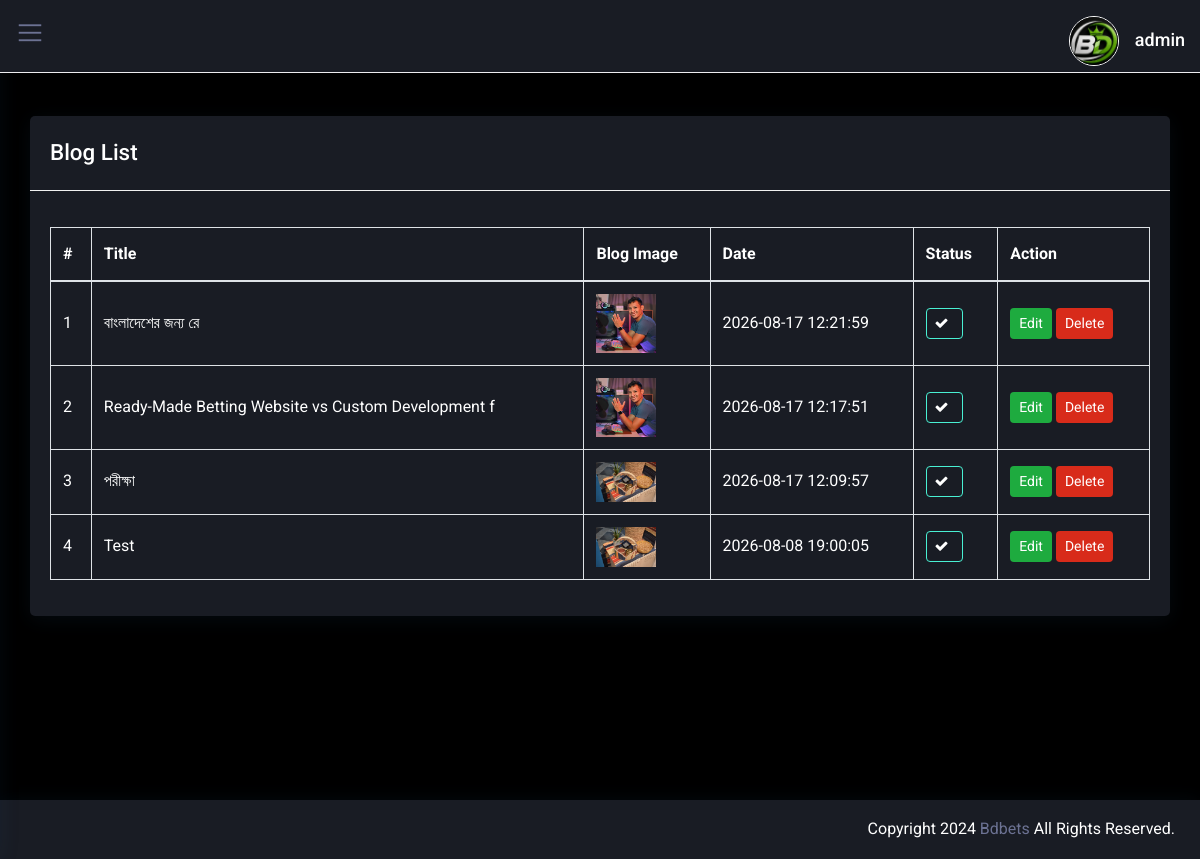
Screenshot of /admin/blog (signed in) with the database file from the repository.
### tables this page shows
CREATE TABLE `header_images` (
  `id` int(11) NOT NULL,
  `logo` varchar(255) DEFAULT '',
  `favicon` varchar(255) DEFAULT '',
  `title` varchar(255) DEFAULT ''
);

CREATE TABLE `main_admin` (
  `id` int(11) NOT NULL,
  `email` varchar(255) NOT NULL,
  `username` varchar(255) NOT NULL,
  `hashed_password` varchar(255) NOT NULL,
  `type` varchar(50) DEFAULT 'admin',
  `created_at` datetime DEFAULT current_timestamp()
);

CREATE TABLE `blog` (
  `id` int(11) NOT NULL,
  `title` varchar(255) DEFAULT '',
  `language` varchar(50) DEFAULT '',
  `group_id` int(11) DEFAULT NULL,
  `name` varchar(255) DEFAULT '',
  `title_url` varchar(255) DEFAULT '',
  `blog_image` varchar(255) DEFAULT '',
  `image_alt` varchar(255) DEFAULT '',
  `page_title` varchar(255) DEFAULT '',
  `meta_title` varchar(255) DEFAULT '',
  `meta_detail` text DEFAULT NULL,
  `details` longtext DEFAULT NULL,
  `created_at` datetime DEFAULT current_timestamp(),
  `status` varchar(1) DEFAULT 'Y'
);

### admin/include/sidebar.php (called while the page is built, shortened)
<?php
 $header_images = Header::find_by_id('1');
 $main_admin = Admin::find_by_id('1')?>

### admin/private/classes/DatabaseObject.class.php (called while the page is built, shortened)
<?php
class DatabaseObject {
  static protected $database;
  static protected $table_name = "";
  static public function set_database($database) {
    self::$database = $database;
  }
  static public function find_by_sql($sql) {
    $result = self::$database->query($sql);
    $object_array = [];
    while($record = $result->fetch_assoc()) {
      $object_array[] = static::instantiate($record);
    }
    return $object_array;
  }
  static public function find_by_id($id) {
    $sql = "SELECT * FROM " . static::$table_name . " ";
    $sql .= "WHERE id='" . self::$database->escape_string($id) . "'";
    $obj_array = static::find_by_sql($sql);
    if(!empty($obj_array)) {
      return array_shift($obj_array);
    } else {
      return false;
    }
  }
  static protected function instantiate($record) {
    $object = new static;
    foreach($record as $property => $value) {
      if(property_exists($object, $property)) {
        $object->$property = $value;
      }
    }
    return $object;
  }
}
?>

### admin/private/classes/Header.class.php (called while the page is built, shortened)
<?php
class Header extends DatabaseObject {
public $favicon;
  public $upload_directory = "images/bg";
    public function __construct($args = [])
    {
          $this->favicon = $args['favicon'] ?? '';
    }
  public function favicon()
  {
      return $this->upload_directory . DS . $this->favicon;
  }
}
?>

### admin/private/classes/Blog.class.php (called while the page is built, shortened)
<?php
class Blog extends DatabaseObject {
static protected $table_name = "blog";
public $blog_image;
public $upload_directory = "images/blog";
    public function __construct($args = [])
    {
          $this->blog_image = $args['blog_image'] ?? '';
    }
    public function picture_path()
    {
        return $this->upload_directory . DS . $this->blog_image;
    }
  static public function find_by_all()
  {
      $sql = "SELECT * FROM " . self::$table_name . " ";
      $sql .= "order by id desc";
      $result = self::$database->query($sql);
      $object_array = [];
      while ($record = $result->fetch_assoc()) {
          $object_array[] = static::instantiate($record);
      }
      return $object_array;
  }
}
?>

### admin/blog.php (the view, shortened to what this page needs)
<!doctype html>
<html lang="en">
<head>
      <?php include 'include/head.php'?>
   </head>
    <body>
        <div class="wrapper">
            <?php include "include/sidebar.php" ?>
            <?php include "include/header.php" ?>
            <div id="content-page" class="content-page">
                <div class="container-fluid">
                <div class="row">
                    <div class="col-sm-12">
                        <div class="iq-card">
                            <div class="iq-card-header d-flex justify-content-between">
                            <div class="iq-header-title">
                                <h4 class="card-title">Blog List</h4>
                            </div>
                            </div>
                            <div class="iq-card-body">
                                <div class="table-responsive">
                                    <table id="datatable" class="table table-striped table-bordered" >
                                        <thead>
                                            <tr>
                                            <th>#</th>
                                            <th>Title</th>
                                            <th>Blog Image</th>
                                            <th>Date</th>
                                            <th>Status</th>
                                            <th>Action</th>
                                            </tr>
                                        </thead>
                                        <tbody>
                                            <?php
                                                if(isset($_GET['language'])) {
                                                $s = 1;
                                                foreach ($blog_data as $blog) {
                                                ?>
                                            <tr>
                                                <td><?php echo $s; ?></td>
                                                <td><?php echo substr($blog->title,0,50) ?></td>
                                                <td><img src="<?php echo $blog->picture_path(); ?>" style="width:60px"></td>
                                                <td><?php echo $blog->created_at?></td>
                                                <td>
                                                    <?php if ($blog->status == 'Y') { ?>
                                                        <a class="btn btn-sm btn-outline-success disable" data-bs-toggle="tooltip" title="Active" id="<?php echo $blog->id ?>"><i class="fa fa-check"></i></a>
                                                    <?php } else { ?>
                                                        <a class="btn btn-sm btn-outline-danger enable" data-bs-toggle="tooltip" title="Inactive" id="<?php echo $blog->id ?>">x</a>
                                                    <?php } ?>
                                                </td>
                                                <td>
                                                    <span class="table-remove">
                                                        <a type="button" href="edit_blog/<?php echo $blog->id ?>" class="btn iq-bg-dark btn-rounded btn-sm my-0">Edit</a>
                                                    </span>
                                                    <span class="table-remove">
                                                        <button type="button" id="<?php echo $blog->id ?>" class="btn iq-bg-danger btn-rounded btn-sm my-0 blog_delete">Delete</button>
                                                    </span>
                                                </td>
                                            </tr>
                                            <?php $s++;} } else {?>
                                                <?php
                                                $blog_all = Blog::find_by_all();
                                                $s = 1;
                                                foreach ($blog_all as $blog) {
                                                ?>
                                            <tr>
                                                <td><?php echo $s; ?></td>
                                                <td><?php echo substr($blog->title,0,50) ?></td>
                                                <td><img src="<?php echo $blog->picture_path(); ?>" style="width:60px"></td>
                                                <td><?php echo $blog->created_at?></td>
                                                <td>
                                                    <?php if ($blog->status == 'Y') { ?>
                                                        <a class="btn btn-sm btn-outline-success disable" data-bs-toggle="tooltip" title="Active" id="<?php echo $blog->id ?>"><i class="fa fa-check"></i></a>
                                                    <?php } else { ?>
                                                        <a class="btn btn-sm btn-outline-danger enable" data-bs-toggle="tooltip" title="Inactive" id="<?php echo $blog->id ?>">x</a>
                                                    <?php } ?>
                                                </td>
                                                <td>
                                                    <span class="table-remove">
                                                        <a type="button" href="edit_blog/<?php echo $blog->id ?>" class="btn iq-bg-dark btn-rounded btn-sm my-0">Edit</a>
                                                    </span>
                                                    <span class="table-remove">
                                                        <button type="button" id="<?php echo $blog->id ?>" class="btn iq-bg-danger btn-rounded btn-sm my-0 blog_delete">Delete</button>
                                                    </span>
                                                </td>
                                            </tr>
                                            <?php  $s++;} }?>
                                        </tbody>
                                    </table>
                                </div>
                            </div>
                        </div>
                    </div>
                </div>
                </div>
            </div>
        </div>
        <?php include "include/footer.php" ?>
   </body>
</html>

### admin/include/header.php (shortened to what this page needs)
<div class="iq-top-navbar">
    <div class="iq-navbar-custom">
        <nav class="navbar navbar-expand-lg navbar-light p-0">
            <div class="iq-menu-bt d-flex align-items-center">
                <div class="wrapper-menu">
                <div class="main-circle"><i class="las la-bars"></i></div>
                </div>
                <div class="iq-navbar-logo d-flex justify-content-between">
                <a href="blog" class="header-logo">
                    <img src="<?php $header_images->picture_path()?>" class="img-fluid rounded-normal" alt="">
                    <div class="logo-title">
                    </div>
                </a>
                </div>
            </div>
            <div class="collapse navbar-collapse show" id="navbarSupportedContent">
                <ul class="navbar-nav ml-auto navbar-list">
                <li class="line-height pt-3">
                    <a href="#" class="search-toggle iq-waves-effect d-flex align-items-center">
                        <img src="<?php echo $header_images->favicon()?>" class="img-fluid rounded-circle mr-3" alt="user">
                        <div class="caption">
                            <h6 class="mb-1 line-height"><?php echo $main_admin->username?></h6>
                        </div>
                    </a>
                </li>
                </ul>
            </div>
        </nav>
    </div>
</div>

### admin/css/typography.css (style rules this page uses)
body { font-family: 'Roboto', sans-serif; font-weight: 400; font-style: normal; font-size: 16px; line-height: 1.8; padding: 0; margin: 0; color: var(--iq-body-text); background: var(--iq-body-bg); }
a, .btn { -webkit-transition: all 0.5s ease-out 0s; -moz-transition: all 0.5s ease-out 0s; -ms-transition: all 0.5s ease-out 0s; -o-transition: all 0.5s ease-out 0s; transition: all 0.5s ease-out 0s; }
a, button, input, btn { outline: medium none !important; }
a { color: var(--iq-primary); }
h1, h2, h3, h4, h5, h6 { font-family: 'Roboto', sans-serif; font-weight: 500; margin: 0px; line-height: 1.5; color: var(--iq-title-text); }
h4 { font-size: 1.400em; }
h6 { font-size: 1.0em; line-height: 1.3em; }
.table-striped tbody tr:nth-of-type(odd) { background: var(--iq-body-bg); }
.table td, .table th { vertical-align: middle; }
.rounded-circle { border-radius: 50% !important; }
.iq-bg-danger { background: #d82b1a !important; color: #ffffff !important; }
.iq-bg-dark { background: #1eab3f !important; color: #ffffff !important; }
.line-height { line-height: normal !important; }
.iq-card { background: var(--iq-light-card); -webkit-border-radius: 5px; -moz-border-radius: 5px; border-radius: 5px; margin-bottom: 30px; border: none; -webkit-box-shadow: 0px 4px 20px 0px rgba(44, 101, 144, 0.1); box-shadow: 0px 4px 20px 0px rgba(44, 101, 144, 0.1); }
.iq-card-body { padding: 20px; }
.iq-card .iq-card-header, .iq-card-transparent .iq-card-header { padding: 20px; margin-bottom: 0; -ms-flex-align: center !important; align-items: center !important; border-bottom: 1px solid var(--iq-border-light); }
.iq-card .iq-card-header .iq-header-title .card-title, .iq-card-transparent .iq-card-header .iq-header-title .card-title { margin-bottom: 0; }
.btn { font-size: 14px; border-radius: 4px; }
.btn i { margin-right: 5px; }
.btn-group-sm>.btn, .btn-sm { padding: .25rem .5rem; }
.btn-outline-success { color: var(--iq-success); border-color: var(--iq-success); }

### admin/css/responsive.css (style rules this page uses)
@media (max-width:1299px) { .iq-top-navbar .iq-navbar-custom .iq-menu-bt { display: block; } }
@media (max-width:1299px) { .content-page, body.sidebar-main .content-page { margin-left: 0; padding: 116px 15px 0; } }
@media (max-width:1299px) { .iq-top-navbar, body.sidebar-main .iq-top-navbar { width: auto; left: 0; right: 0; padding-left: 15px; } }
@media (max-width:1299px) { .iq-navbar-logo { padding: 0; } }

### admin/css/variable.css (style rules this page uses)
:root { --iq-title-text: #fff; --iq-body-text: #fff; --iq-body-bg : #191c24; --iq-primary: #6c7293; --iq-secondary: #a09e9e; --iq-success: #49f0d3; --iq-warning: #ffba68; --iq-danger: #ff9b8a; --iq-info: #d592ff; --iq-dark: #3f414d; --iq-light: #fafafb; --iq-white: #ffffff; --iq-black: #000000; --iq-gray: #b1b1b1; --iq-light-primary: #fbfcff; --iq-light-secondary: #f1f2f1; --iq-light-success: #eefff2; --iq-light-danger: #fff5f4; --iq-light-warning: #fffcf3; --iq-light-info: #eee6f5; --iq-light-dark: #f0efef; --iq-primary-hover: #11e1c2; --iq-secondary-hover: #807e7e; --iq-success-hover: #42f9d9; --iq-danger-hover: #f78673; --iq-warning-hover: #fdb45e; --iq-info-hover: #c280ea; --iq-dark-hover: #44454e; --iq-light-hover: #eaeeff; --iq-border: #ededf0; --iq-border-light: #f1f1f1; --iq-border-danger: #ff9273; --iq-light-card: #191c24; --iq-primary-rgb: 100, 114, 248; --iq-primary-light: #f3fffe; --iq-color1: #4e37b2; --iq-color2: #02d871; --iq-color3: #309cf3; --iq-color4: #ff00ff; --iq-color5: #fb1f4c; --iq-color6: #00ced1; --iq-color7: #f35f3b; --iq-color8: #fde117; --iq-color9: #ff0000; --iq-color10: #88028c; --iq-color11: #00d5ab; --iq-color12: #ce9252; --iq-color13: #f9ae02; --iq-color14: #1e7fe4; --iq-color15: #006400; --iq-color16: #fa7c04; --iq-color17: #81bf02; --iq-color18: #99a7ca; --iq-color19: #3d2a26; --iq-color20: #a0746b; }

### rows the page displays
header_images: favicon (picture)
main_admin: username "admin"
blog: title "বাংলাদেশের জন্য রে", blog_image (picture), created_at "2026-08-17 12:21:59"
blog: title "Ready-Made Betting Website vs Custom Development f", blog_image (picture), created_at "2026-08-17 12:17:51"
blog: title "পরীক্ষা", blog_image (picture), created_at "2026-08-17 12:09:57"
blog: title "Test", blog_image (picture), created_at "2026-08-08 19:00:05"
